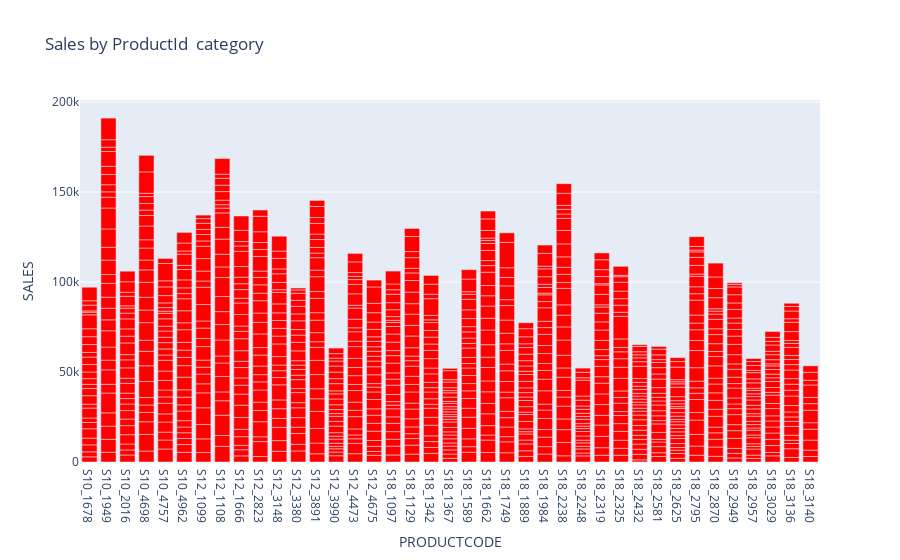

Notebook source saved alongside this figure:
### Code cell
# creating professional Visualization using plotly

import plotly.express as px
#sales by productID category

fig = px.bar(sample_data,x = "PRODUCTCODE",y="SALES",title="Sales by ProductId  category",color_discrete_sequence=["red"])
fig.show()

### Figure 1 — Plotly figure (JSON) as saved in the notebook; plotly's stock layout.template omitted (floating-point values rounded to 4 significant figures; data arrays with more than 128 entries replaced by an {"elided": "..."} marker saying what was removed)
{"data": [{"alignmentgroup": "True", "hovertemplate": "PRODUCTCODE=%{x}<br>SALES=%{y}<extra></extra>", "legendgroup": "", "marker": {"color": "red", "pattern": {"shape": ""}}, "name": "", "offsetgroup": "", "orientation": "v", "showlegend": false, "textposition": "auto", "type": "bar", "x": {"elided": "1000 str values"}, "xaxis": "x", "y": {"elided": "1000 float values"}, "yaxis": "y"}], "layout": {"barmode": "relative", "legend": {"tracegroupgap": 0}, "title": {"text": "Sales by ProductId  category"}, "xaxis": {"anchor": "y", "domain": [0, 1], "title": {"text": "PRODUCTCODE"}}, "yaxis": {"anchor": "x", "domain": [0, 1], "title": {"text": "SALES"}}}}
